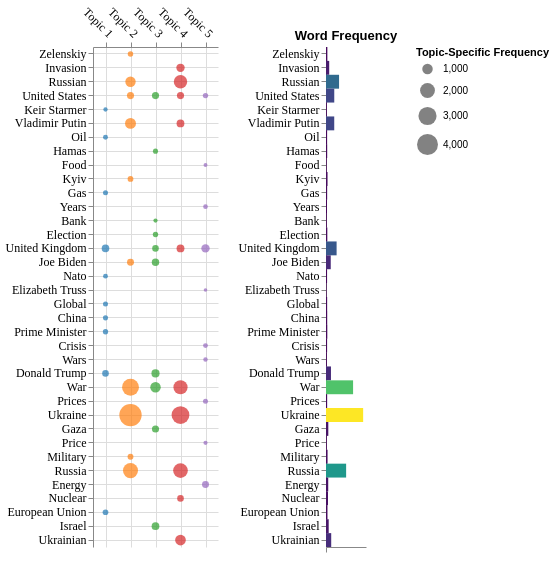

Notebook code cell kept with this figure:
### Markdown cell above
__final plot__

### Code cell
final_chart

### Figure 1 — Vega-Lite specification as saved in the notebook (floating-point values rounded to 4 significant figures)
{"config": {"view": {"continuousWidth": 300, "continuousHeight": 300, "strokeWidth": 0}, "axis": {"labelFont": "Times New Roman", "labelFontSize": 12, "titleFont": "Times New Roman", "titleFontSize": 14}, "text": {"font": "Times New Roman", "fontSize": 12}}, "hconcat": [{"data": {"name": "data-969fdae30cf43bfe5d86c9f179832f80"}, "mark": {"type": "circle"}, "encoding": {"color": {"field": "topic", "legend": null, "scale": {"scheme": "category10"}, "type": "nominal"}, "size": {"field": "frequency", "scale": {"range": [0, 500]}, "title": "Topic-Specific Frequency", "type": "quantitative"}, "tooltip": [{"field": "topic", "type": "ordinal"}, {"field": "word", "type": "ordinal"}, {"field": "weight", "type": "quantitative"}, {"field": "frequency", "type": "quantitative"}], "x": {"axis": {"grid": true, "labelAngle": 45, "labelExpr": "{\"0\":\"Topic 1\", \"1\":\"Topic 2\", \"2\":\"Topic 3\", \"3\":\"Topic 4\", \"4\":\"Topic 5\"}[datum.value]", "orient": "top"}, "field": "topic", "title": null, "type": "ordinal"}, "y": {"axis": {"grid": true}, "field": "word", "sort": null, "title": null, "type": "nominal"}}, "height": 500, "width": {"step": 25}}, {"data": {"name": "data-8131cabb07de2175d16a01c8f750c370"}, "mark": {"type": "bar"}, "encoding": {"color": {"field": "frequency", "legend": null, "scale": {"scheme": "viridis"}, "type": "quantitative"}, "x": {"axis": {"grid": false, "labelExpr": "datum.value > 0 ? datum.label : ''"}, "field": "frequency", "title": "", "type": "quantitative"}, "y": {"axis": {"grid": false}, "field": "word", "sort": null, "title": "", "type": "nominal"}}, "height": 160, "title": "Word Frequency", "width": 40}], "resolve": {"scale": {"y": "shared"}}, "$schema": "https://vega.github.io/schema/vega-lite/v5.8.0.json", "datasets": {"data-969fdae30cf43bfe5d86c9f179832f80": [{"topic": 1, "word": "Zelenskiy", "weight": 389.3, "frequency": 271.6, "word_order": "Zelenskiy"}, {"topic": 3, "word": "Invasion", "weight": 827.3, "frequency": 640.5, "word_order": "Invasion"}, {"topic": 3, "word": "Russian", "weight": 2272.0, "frequency": 1637.0, "word_order": "Russian"}, {"topic": 1, "word": "Russian", "weight": 1091.0, "frequency": 976.0, "word_order": "Russian"}, {"topic": 1, "word": "United States", "weight": 470.1, "frequency": 457.8, "word_order": "United States"}, {"topic": 2, "word": "United States", "weight": 536.4, "frequency": 465.0, "word_order": "United States"}, {"topic": 4, "word": "United States", "weight": 204.8, "frequency": 263.6, "word_order": "United States"}, {"topic": 3, "word": "United States", "weight": 521.5, "frequency": 466.0, "word_order": "United States"}, {"topic": 0, "word": "Keir Starmer", "weight": 282.0, "frequency": 170.5, "word_order": "Keir Starmer"}, {"topic": 3, "word": "Vladimir Putin", "weight": 599.6, "frequency": 555.9, "word_order": "Vladimir Putin"}, {"topic": 1, "word": "Vladimir Putin", "weight": 1568.0, "frequency": 1092.0, "word_order": "Vladimir Putin"}, {"topic": 0, "word": "Oil", "weight": 346.4, "frequency": 223.1, "word_order": "Oil"}, {"topic": 2, "word": "Hamas", "weight": 327.8, "frequency": 237.1, "word_order": "Hamas"}, {"topic": 4, "word": "Food", "weight": 205.0, "frequency": 139.0, "word_order": "Food"}, {"topic": 1, "word": "Kyiv", "weight": 464.9, "frequency": 306.4, "word_order": "Kyiv"}, {"topic": 0, "word": "Gas", "weight": 337.8, "frequency": 230.6, "word_order": "Gas"}, {"topic": 4, "word": "Years", "weight": 395.7, "frequency": 201.3, "word_order": "Years"}, {"topic": 2, "word": "Bank", "weight": 250.5, "frequency": 160.4, "word_order": "Bank"}, {"topic": 2, "word": "Election", "weight": 387.3, "frequency": 261.3, "word_order": "Election"}, {"topic": 3, "word": "United Kingdom", "weight": 581.0, "frequency": 559.9, "word_order": "United Kingdom"}, {"topic": 4, "word": "United Kingdom", "weight": 764.1, "frequency": 642.5, "word_order": "United Kingdom"}, {"topic": 2, "word": "United Kingdom", "weight": 332.8, "frequency": 392.8, "word_order": "United Kingdom"}, {"topic": 0, "word": "United Kingdom", "weight": 562.3, "frequency": 526.3, "word_order": "United Kingdom"}, {"topic": 2, "word": "Joe Biden", "weight": 715.8, "frequency": 507.0, "word_order": "Joe Biden"}, {"topic": 1, "word": "Joe Biden", "weight": 507.5, "frequency": 441.2, "word_order": "Joe Biden"}, {"topic": 0, "word": "Nato", "weight": 293.2, "frequency": 212.8, "word_order": "Nato"}, {"topic": 4, "word": "Elizabeth Truss", "weight": 202.8, "frequency": 119.0, "word_order": "Elizabeth Truss"}, {"topic": 0, "word": "Global", "weight": 417.3, "frequency": 228.2, "word_order": "Global"}, {"topic": 0, "word": "China", "weight": 389.3, "frequency": 240.1, "word_order": "China"}, {"topic": 0, "word": "Prime Minister", "weight": 484.2, "frequency": 259.3, "word_order": "Prime Minister"}, {"topic": 4, "word": "Crisis", "weight": 268.7, "frequency": 218.5, "word_order": "Crisis"}, {"topic": 4, "word": "Wars", "weight": 300.4, "frequency": 178.2, "word_order": "Wars"}, {"topic": 2, "word": "Donald Trump", "weight": 803.3, "frequency": 596.6, "word_order": "Donald Trump"}, {"topic": 0, "word": "Donald Trump", "weight": 452.8, "frequency": 397.0, "word_order": "Donald Trump"}, {"topic": 1, "word": "War", "weight": 3525.0, "frequency": 2592.0, "word_order": "War"}, {"topic": 3, "word": "War", "weight": 2103.0, "frequency": 1820.0, "word_order": "War"}, {"topic": 2, "word": "War", "weight": 830.4, "frequency": 1006.0, "word_order": "War"}, {"topic": 4, "word": "Prices", "weight": 308.2, "frequency": 228.8, "word_order": "Prices"}, {"topic": 3, "word": "Ukraine", "weight": 3207.0, "frequency": 2887.0, "word_order": "Ukraine"}, {"topic": 1, "word": "Ukraine", "weight": 6379.0, "frequency": 4544.0, "word_order": "Ukraine"}, {"topic": 2, "word": "Gaza", "weight": 718.1, "frequency": 461.4, "word_order": "Gaza"}, {"topic": 4, "word": "Price", "weight": 220.0, "frequency": 160.5, "word_order": "Price"}, {"topic": 1, "word": "Military", "weight": 444.7, "frequency": 312.1, "word_order": "Military"}, {"topic": 3, "word": "Russia", "weight": 2429.0, "frequency": 1971.0, "word_order": "Russia"}, {"topic": 1, "word": "Russia", "weight": 2602.0, "frequency": 2056.0, "word_order": "Russia"}, {"topic": 4, "word": "Energy", "weight": 706.0, "frequency": 443.8, "word_order": "Energy"}, {"topic": 3, "word": "Nuclear", "weight": 630.1, "frequency": 400.0, "word_order": "Nuclear"}, {"topic": 0, "word": "European Union", "weight": 448.2, "frequency": 294.1, "word_order": "European Union"}, {"topic": 2, "word": "Israel", "weight": 801.0, "frequency": 539.3, "word_order": "Israel"}, {"topic": 3, "word": "Ukrainian", "weight": 1612.0, "frequency": 1042.0, "word_order": "Ukrainian"}], "data-8131cabb07de2175d16a01c8f750c370": [{"word": "Zelenskiy", "frequency": 271.6, "word_order": "Zelenskiy"}, {"word": "Invasion", "frequency": 640.5, "word_order": "Invasion"}, {"word": "Russian", "frequency": 2613.0, "word_order": "Russian"}, {"word": "United States", "frequency": 1652.0, "word_order": "United States"}, {"word": "Keir Starmer", "frequency": 170.5, "word_order": "Keir Starmer"}, {"word": "Vladimir Putin", "frequency": 1648.0, "word_order": "Vladimir Putin"}, {"word": "Oil", "frequency": 223.1, "word_order": "Oil"}, {"word": "Hamas", "frequency": 237.1, "word_order": "Hamas"}, {"word": "Food", "frequency": 139.0, "word_order": "Food"}, {"word": "Kyiv", "frequency": 306.4, "word_order": "Kyiv"}, {"word": "Gas", "frequency": 230.6, "word_order": "Gas"}, {"word": "Years", "frequency": 201.3, "word_order": "Years"}, {"word": "Bank", "frequency": 160.4, "word_order": "Bank"}, {"word": "Election", "frequency": 261.3, "word_order": "Election"}, {"word": "United Kingdom", "frequency": 2121.0, "word_order": "United Kingdom"}, {"word": "Joe Biden", "frequency": 948.3, "word_order": "Joe Biden"}, {"word": "Nato", "frequency": 212.8, "word_order": "Nato"}, {"word": "Elizabeth Truss", "frequency": 119.0, "word_order": "Elizabeth Truss"}, {"word": "Global", "frequency": 228.2, "word_order": "Global"}, {"word": "China", "frequency": 240.1, "word_order": "China"}, {"word": "Prime Minister", "frequency": 259.3, "word_order": "Prime Minister"}, {"word": "Crisis", "frequency": 218.5, "word_order": "Crisis"}, {"word": "Wars", "frequency": 178.2, "word_order": "Wars"}, {"word": "Donald Trump", "frequency": 993.6, "word_order": "Donald Trump"}, {"word": "War", "frequency": 5418.0, "word_order": "War"}, {"word": "Prices", "frequency": 228.8, "word_order": "Prices"}, {"word": "Ukraine", "frequency": 7431.0, "word_order": "Ukraine"}, {"word": "Gaza", "frequency": 461.4, "word_order": "Gaza"}, {"word": "Price", "frequency": 160.5, "word_order": "Price"}, {"word": "Military", "frequency": 312.1, "word_order": "Military"}, {"word": "Russia", "frequency": 4026.0, "word_order": "Russia"}, {"word": "Energy", "frequency": 443.8, "word_order": "Energy"}, {"word": "Nuclear", "frequency": 400.0, "word_order": "Nuclear"}, {"word": "European Union", "frequency": 294.1, "word_order": "European Union"}, {"word": "Israel", "frequency": 539.3, "word_order": "Israel"}, {"word": "Ukrainian", "frequency": 1042.0, "word_order": "Ukrainian"}]}}
